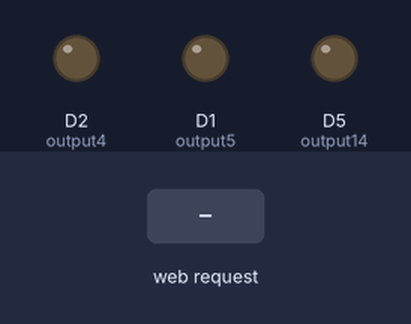
This program was run on a simulated ESP8266 (NodeMCU). Parts: output pins drawn as LEDs (lit = HIGH). The inputs (shaded band) are chosen by the test bench. WiFi joins after 1.5 s; servers stay silent unless stated; what the program prints to the serial monitor is not drawn.

Above: at 2.7 s.
2.8 s: HTTP request GET /5/on received
At 3.4 s:
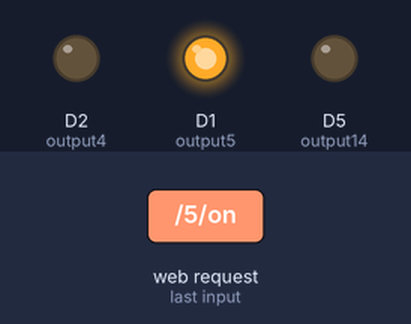
4.3 s: HTTP request GET /4/on received
At 4.6 s:
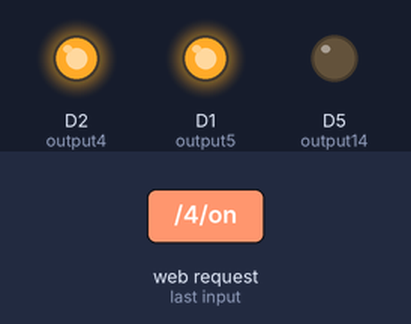
5.8 s: HTTP request GET /5/off received
At 6.9 s:
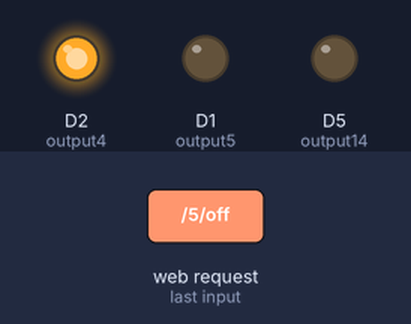
7.3 s: HTTP request GET /14/on received
At 8.1 s:
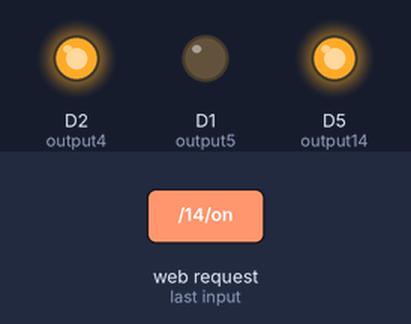
8.8 s: HTTP request GET /4/off received
At 9.2 s:
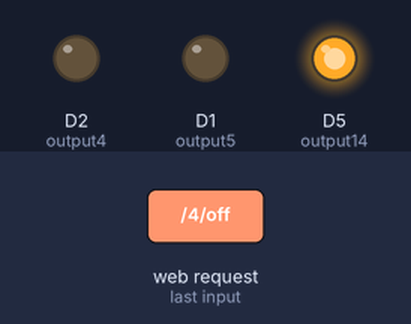
10.3 s: HTTP request GET /14/off received
At 11.5 s:
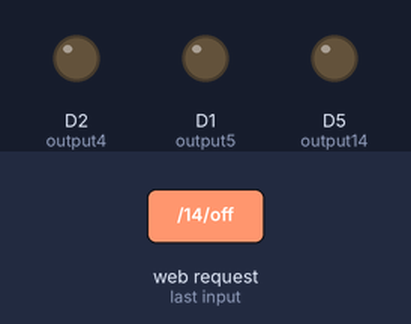
Timing chart, 0 to 12.8 s (numbered marks = the images above; inputs shaded):
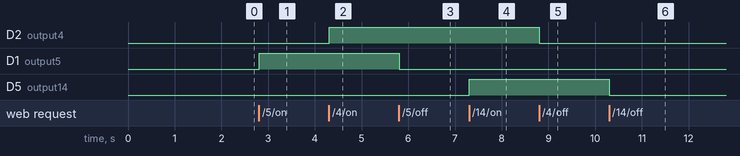

The program:

main.cpp
```cpp
#include <Arduino.h>
/*********
  Rui Santos
  Complete project details at https://randomnerdtutorials.com
*********/

// Load Wi-Fi library
#include <ESP8266WiFi.h>

// Replace with your network credentials
const char* ssid     = "R-Link";
const char* password = "w7kehdwr2n1";

// Set web server port number to 80
WiFiServer server(80);

// Variable to store the HTTP request
String header;
String html = "";

// Auxiliary variables to store the current output state
String output5State = "off";
String output4State = "off";
String output14State = "off";

// Assign output variables to GPIO pins
const int output5 = 5;
const int output4 = 4;
const int output14 = 14;

// Current time
unsigned long currentTime = millis();
// Previous time
unsigned long previousTime = 0;
// Define timeout time in milliseconds (example: 2000ms = 2s)
#define TIMEOUT 2000
////////////////////////////////////////////////////////
//Function declarations
void send_html(WiFiClient client);

////////////////////////////////////////////////////////

void setup() {
  Serial.begin(115200);
  // Initialize the output variables as outputs
  pinMode(output5, OUTPUT);
  pinMode(output4, OUTPUT);
  pinMode(output14, OUTPUT);
  // Set outputs to LOW
  digitalWrite(output5, LOW);
  digitalWrite(output4, LOW);
  digitalWrite(output14, LOW);

  // Connect to Wi-Fi network with SSID and password
  Serial.print("Connecting to ");
  Serial.println(ssid);
  WiFi.begin(ssid, password);
  while (WiFi.status() != WL_CONNECTED) {
    delay(500);
    Serial.print(".");
  }
  // Print local IP address and start web server
  Serial.println("");
  Serial.println("WiFi connected.");
  Serial.println("IP address: ");
  Serial.println(WiFi.localIP());
  server.begin();
}

void loop(){
  WiFiClient client = server.available();   // Listen for incoming clients

  if (client) {                             // If a new client connects,
    Serial.println("New Client.");          // print a message out in the serial port
    String currentLine = "";                // make a String to hold incoming data from the client
    currentTime = millis();
    previousTime = currentTime;
    bool end_connection = false;
    // loop while the client's connected
    // Timeout is needed to prevent client from waiting too long
    while (client.connected() && !end_connection && (currentTime - previousTime <= TIMEOUT)) {

      currentTime = millis();
      if (client.available()) {
        // read and print bytes from the client
        char c = client.read();
        Serial.print(c);
        header += c;
        if (c == '\n') {
          // if the byte is a newline character
          // if the current line is blank, you got two newline characters in a row.
          // that's the end of the client HTTP request, so send a response:
          if (currentLine.length() == 0) {
            send_html(client);
            end_connection = true;
          }
          else { // if you got a newline, then clear currentLine
            currentLine = "";
          }
        } else if (c != '\r') {  // if you got anything else but a carriage return character,
          currentLine += c;      // add it to the end of the currentLine
        }
      }
    }
    // Clear the header variable
    header = "";
    // Close the connection
    client.stop();
    Serial.println("Client disconnected.");
    Serial.println("");
  }
  //To Do: Strobe LED

}

////////////////////////////////////////////////////////
//functions

//Send data to the client
void send_html(WiFiClient client) {

  // IMPORTANT: this is a response code to the client
  // HTTP headers always start with a response code (e.g. HTTP/1.1 200 OK)
  // and a content-type so the client knows what's coming, then a blank line:
  client.println("HTTP/1.1 200 OK");
  client.println("Content-type:text/html");
  client.println("Connection: close");
  client.println();

  // turns the GPIOs on and off
  if (header.indexOf("GET /5/on") >= 0) {
    Serial.println("GPIO 5 on");
    output5State = "on";
    digitalWrite(output5, HIGH);
  } else if (header.indexOf("GET /5/off") >= 0) {
    Serial.println("GPIO 5 off");
    output5State = "off";
    digitalWrite(output5, LOW);
  } else if (header.indexOf("GET /4/on") >= 0) {
    Serial.println("GPIO 4 on");
    output4State = "on";
    digitalWrite(output4, HIGH);
  } else if (header.indexOf("GET /4/off") >= 0) {
    Serial.println("GPIO 4 off");
    output4State = "off";
    digitalWrite(output4, LOW);
  } else if (header.indexOf("GET /14/on") >= 0) {
    Serial.println("GPIO 14 on");
    output14State = "on";
    digitalWrite(output14, HIGH);
  } else if (header.indexOf("GET /14/off") >= 0) {
    Serial.println("GPIO 14 off");
    output14State = "off";
    digitalWrite(output14, LOW);
  }


  // Display the HTML web page
  html += "<!DOCTYPE html><html>";
  html += "<head><meta name=\"viewport\" content=\"width=device-width, initial-scale=1\">";
  html += "<link rel=\"icon\" href=\"data:,\">";
  // CSS to style the on/off buttons
  // Feel free to change the background-color and font-size attributes to fit your preferences
  html += "<style>html { font-family: Helvetica; display: inline-block; margin: 0px auto; text-align: center;}";
  html += ".button { background-color: #195B6A; border: none; color: white; padding: 16px 40px; text-decoration: none; font-size: 30px; margin: 2px; cursor: pointer;}";
  html += ".button:hover {background-color: #358ca0;}.button2 {background-color: #4b5355;}.button2:hover {background-color: #77878A;}";
  html += "</style></head>";

  // Web Page Heading
  html += "<body><h1>ESP8266 Web Server</h1>";

  // Display current state, and ON/OFF buttons for GPIO 5
  html += "<p>GPIO 5(D1) - State " + output5State + "</p>";
  // If the output5State is off, it displays the ON button
  if (output5State=="off") {
    html += "<p><a href=\"/5/on\"><button class=\"button\">ON</button></a></p>";
  } else {
    html += "<p><a href=\"/5/off\"><button class=\"button button2\">OFF</button></a></p>";
  }

  // Display current state, and ON/OFF buttons for GPIO 4
  html += "<p>GPIO 4(D2) - State " + output4State + "</p>";
  // If the output4State is off, it displays the ON button
  if (output4State=="off") {
    html += "<p><a href=\"/4/on\"><button class=\"button\">ON</button></a></p>";
  } else {
    html += "<p><a href=\"/4/off\"><button class=\"button button2\">OFF</button></a></p>";
  }

  //Display current state of D5 (GPIO 14)
  html += "<p>GPIO 14(D5) - State " + output14State + "</p>";
  // If the output4State is off, it displays the ON button
  if (output14State == "off") {
    html += "<p><a href=\"/14/on\"><button class=\"button\">ON</button></a></p>";
  }
  else {
    html += "<p><a href=\"/14/off\"><button class=\"button\">OFF</button></a></p>";
  }

  //html += "<p>GPIO 4(D2) - Strobing off</p><p><a href=\"flash/off\"><button class=\"button button2\">OFF</button></a></p>";
  html += "</body></html>";

  client.println(html);
  // The HTTP response ends with another blank line
  client.println();
  html="";
}
```

Measured:
- after the input at 2.8 s, D1 (output5): LOW → HIGH at once
- after the input at 4.3 s, D2 (output4): LOW → HIGH at once
- after the input at 5.8 s, D1 (output5): HIGH → LOW at once
- after the input at 7.3 s, D5 (output14): LOW → HIGH at once
- after the input at 8.8 s, D2 (output4): HIGH → LOW at once
- after the input at 10.3 s, D5 (output14): HIGH → LOW at once
